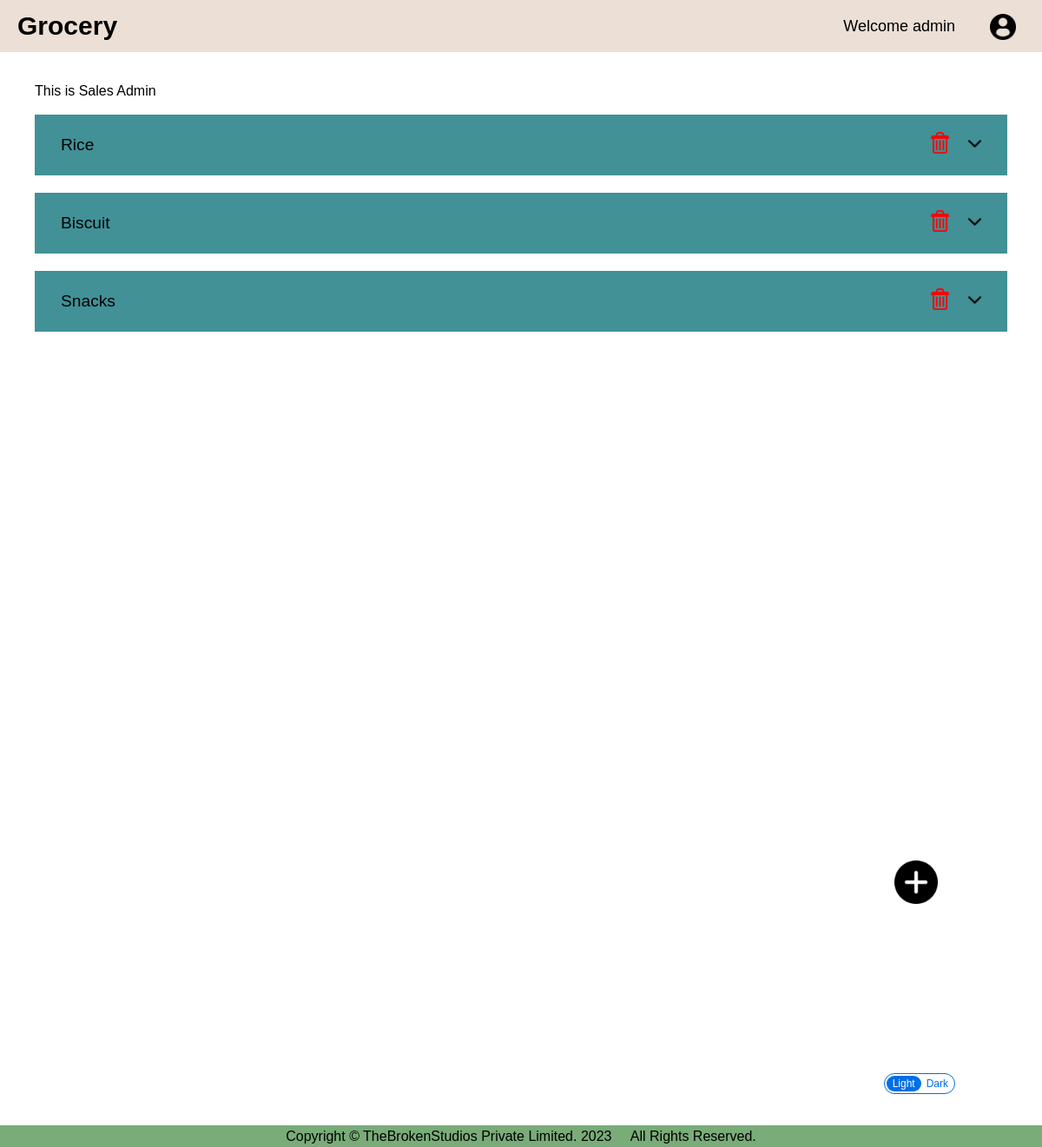
The app's page /updatedSales (signed in), older data.
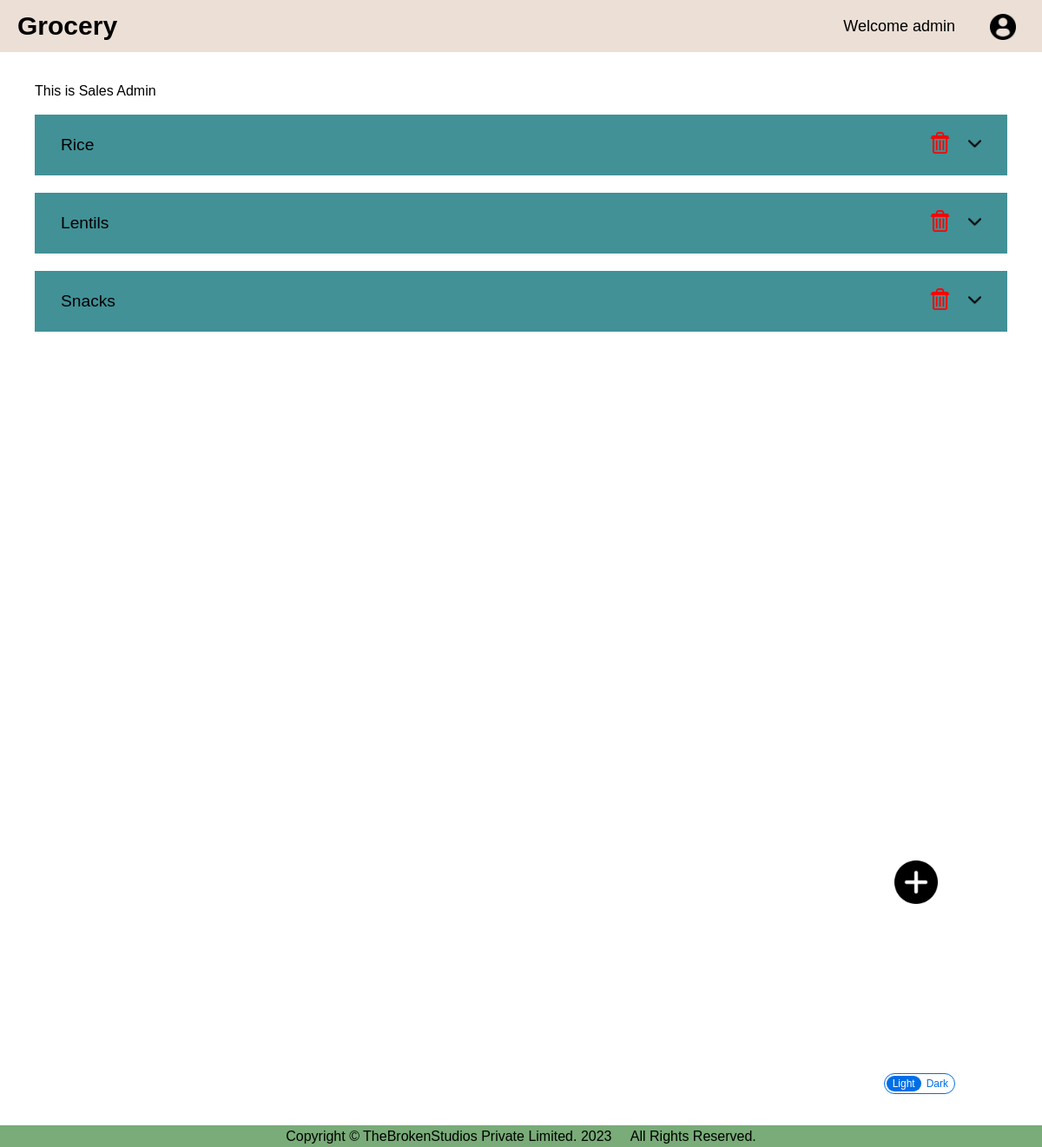
The same page, newer data.
### app.py (models this page shows)
class category(db.Model):
    __bind_key__ = 'store'
    id = db.Column(db.Integer, primary_key=True)
    categoryName = db.Column(db.String(50), nullable=False)
    def __repr__(self) -> str:
        return f"Category('{self.categoryName}')"
        return f"{self.categoryName}"

### app.py (the view)
@app.route('/updatedSales')
def salesNewList():
    user = session["user"]
    print('--loading new list from category DB--')
    allCategory = category.query.all()
    allItems = product.query.all()
    print(allCategory)
    print(allItems)
    return render_template("saleAdmin.html", totalCategory=allCategory, totalItems=allItems, user=user)

### app.py (called while the page is built)
    def __repr__(self) -> str:
        return f"Product('{self.itemName}')"
        return f"{self.itemName}"

### templates/saleAdmin.html (shortened to what this page needs)
{% extends "baseAdmin.html" %}
{% block body %}
    <br><br>
    This is Sales Admin
    <br><br>
    <div class="canvas">
        {% for cat in totalCategory %}
            <div class="section">
                <div class="section-item">
                    <div class="itemName">
                        {{cat.categoryName}}
                    </div>
                    <div class="functions">
                        <div class="section-toogle-none" id="clickable" onclick="deleteCategory('{{ cat.id }}')">
                            <img src="{{ url_for( 'static', filename='assets/delete.png')}}" alt="add button" height="25px" width="25px">
                        </div>
                        <div class="section-toggle" id="Category_{{ cat.categoryName }}" onclick="section('{{ cat.categoryName }}')">
                            <img src="{{ url_for( 'static', filename='assets/dropdown.png')}}" alt="add button" height="15px" width="15px">
                        </div>
                    </div>
                </div>
            </div>
        {% endfor %}
    </div>
    <br><br>
    <div class="dashboard">
    </div>
    <div class="interface">
        <button class="addItem" id="ass">
            <div class="ss" id="rotateThis">
                <img src="{{ url_for( 'static', filename='assets/plus.png')}}" alt="add button" height="50px" width="50px">
            </div>
        </button>
    </div>
{% endblock %}

### templates/baseAdmin.html (shortened to what this page needs)
 <!DOCTYPE html>
<head>
    <link href="{{ url_for( 'static', filename='adminLight.css') }}" rel="stylesheet" id="view">
</head>
<body class="body">
    <nav class="navigation">
        <div class="blurred">
        </div>
        <div class="bar">
            Grocery
        </div>
        <div class="navigation-right">
            <div class="displayName-dynamic">
                Welcome {{ user }}
            </div>
            <div class="navMenu">
                <div class="navMenuList">
                    <img src="{{ url_for ('static', filename='assets/profileIcon.png') }}" onclick="navMenu_js()" alt="profile" width="30px" id="clickable" class="drop-button">
                </div>
            </div>
        </div>
    </nav>
    <div class="main-body">
        {% block body %}
        {% endblock %}
    </div>
    <div class="tools">
        <div class="appearance">
          <div class="light" onclick="appearanceLight()" id="clickable">
            Light
          </div>
          <div class="dark" onclick="appearanceDark()" id="clickable">
            Dark
          </div>
        </div>
    </div>
    <br><br>
    <footer class = "butt">
        <div class="foot">
            Copyright &copy TheBrokenStudios Private Limited. 2023 &nbsp &nbsp All Rights Reserved.
        </div>
    </footer>
</body>
</html>

### static/adminLight.css (style rules this page uses)
* { font-family: sans-serif; padding: 0px; margin: 0px; }
.body { background-color: #FFFFFF; }
.main-body { margin: 0px 40px; }
.navigation:before { height: 60px; left: 0; bottom: 0; z-index: -1; filter: blur(1.5rem); background-color: black; border: 2px solid red; }
.blurred { position: fixed; height: 60px; width: 100%; -webkit-backdrop-filter: blur(10px); backdrop-filter: blur(10px); background-color: rgba(215, 192, 174, 0.5); z-index: -1; }
.navigation { display: flex; justify-content: space-between; height: 60px; align-items: center; align-content: center; font-size: 30px; left: 0; bottom: 0; width: 100%; position: -webkit-sticky; position: sticky; top: 0; z-index: 2; }
.navigation-right { display: flex; justify-content: space-around; height: 60px; align-items: center; }
.displayName-dynamic { font-size: 18px; margin-left: 40px; padding-right: 40px; }
.bar { margin-left: 20px; font-weight: 700; }
.navMenu { margin-right: 30px; margin-top: 5px; }
.navMenuList { font-size: 16px; text-decoration: none; }
.dashboard { padding: 400px; }
.addItem { border: none; cursor: pointer; }
.ss { display: flex; align-content: center; position: fixed; top: 75%; right: 10%; background-color: white; border-radius: 50%; font-size: 40px; transition: transform 0.1s; }
.butt { align-content: center; background-color: #79AC78; left: 0; bottom: 0; width: 100%; }
.foot { padding: 0.3%; text-align: center; }
#clickable { cursor: pointer; }
.drop-button { border: none; }
.appearance { border: 1.5px solid #006ee6; border-radius: 20px; display: flex; flex-direction: row; column-gap: 1px; padding: 2px; align-content: center; font-size: 12px; }
.light { border: none; background-color: #006ee6; border-radius: 20px; padding: 2px 7px; border-width: 100%; color: white; }
.dark { border: none; border-radius: 20px; padding: 2px 5px; color: #006ee6; }
.canvas { display: flex; flex-direction: column; row-gap: 20px ; }
.section { padding: 10px 20px; background-color: #419197 ; }
.section-item { display: flex; flex-direction: row; font-size: 1.2rem; justify-content: space-between; padding: 10px; align-items: center; }
.functions { display: flex; flex-direction: row; align-items: center; column-gap: 20px; }
.tools { margin: 0px 100px 0px 100px; padding: 0px 0px 0px 0px; display: flex; justify-content: flex-end; }

Row changes from the older to the newer data that the page shows:
changed category: categoryName "Biscuit" → "Lentils"
